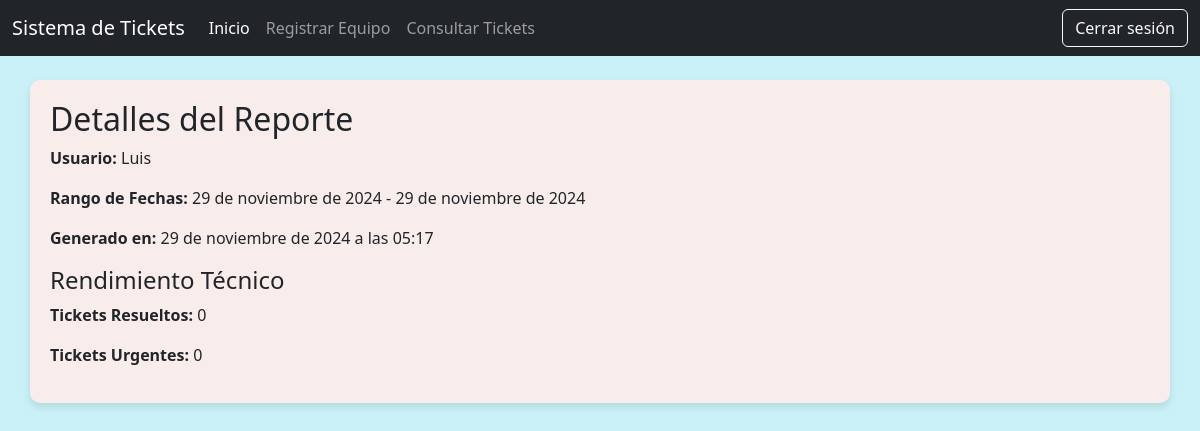
/accounts/dueño/report_detail/1 (signed in), run on the app's committed database.
### tickets/models.py (models this page shows, shortened)
class Report(models.Model):
    usuario = models.ForeignKey(
        User,
        on_delete=models.CASCADE,
        related_name='reportes'
    )
    fecha_inicio = models.DateField()
    fecha_fin = models.DateField()
    fecha_generacion = models.DateTimeField(auto_now_add=True)
    def calcular_rendimiento_tecnico(self):
        if self.usuario.groups.filter(name='Técnicos').exists():
            tickets = Ticket.objects.filter(
                tecnico=self.usuario,
                fecha_creacion__range=(self.fecha_inicio, self.fecha_fin)
            )
            print(tickets)
            tickets_resueltos = tickets.filter(estado='listo').count()
            tickets_urgentes = tickets.filter(prioridad=True).count()
            tiempo_promedio_respuesta = (
                tickets.filter(estado='listo')
                .aggregate(promedio=models.Avg(models.F('fecha_actualizacion') - models.F('fecha_creacion')))['promedio']
            )
            return {
                'tickets_resueltos': tickets_resueltos,
                'tickets_urgentes': tickets_urgentes,
                'tiempo_promedio_respuesta': tiempo_promedio_respuesta,
            }
        return None

### registration/views.py (called while the page is built)
    def get_context_data(self, **kwargs):
        context = super().get_context_data(**kwargs)
        report = self.get_object()
        if report.usuario.groups.filter(name='Técnicos').exists():
            context['rendimiento'] = report.calcular_rendimiento_tecnico()
        elif report.usuario.groups.filter(name='Vendedores').exists():
            context['rendimiento'] = report.calcular_rendimiento_vendedor()
        return context

### registration/templates/registration/dueño_report_detail.html
{% extends 'core/base.html' %}
{% block content %}
<div class="container mt-4">
    <h2>Detalles del Reporte</h2>
    <p><strong>Usuario:</strong> {{ report.usuario }}</p>
    <p><strong>Rango de Fechas:</strong> {{ report.fecha_inicio }} - {{ report.fecha_fin }}</p>
    <p><strong>Generado en:</strong> {{ report.fecha_generacion }}</p>
    {% if rendimiento %}
        {% if report.usuario.groups.first.name == 'Técnicos' %}
            <h4>Rendimiento Técnico</h4>
            <p><strong>Tickets Resueltos:</strong> {{ rendimiento.tickets_resueltos }}</p>
            <p><strong>Tickets Urgentes:</strong> {{ rendimiento.tickets_urgentes }}</p>
        {% elif report.usuario.groups.first.name == 'Vendedores' %}
            <h4>Rendimiento Vendedor</h4>
            <p><strong>Tickets Creados:</strong> {{ rendimiento.tickets_creados }}</p>
            <p><strong>Equipos Registrados:</strong> {{ rendimiento.equipos_registrados }}</p>
        {% endif %}
    {% else %}
        <p>No hay datos de rendimiento disponibles para este usuario.</p>
    {% endif %}
</div>
{% endblock %}

### core/templates/core/base.html (style rules this page uses)
body { background-color: #caf0f8; }
.container { background-color: #f8edeb; padding: 20px; border-radius: 10px; box-shadow: 0 4px 8px rgba(0, 0, 0, 0.1); }

### data on the page
Report: usuario "Luis", fecha_inicio "29 de noviembre de 2024", fecha_fin "29 de noviembre de 2024", fecha_generacion "29 de noviembre de 2024 a las 05:17"

### other printed values
{{ rendimiento.tickets_resueltos }} "0"
{{ rendimiento.tickets_urgentes }} "0"
